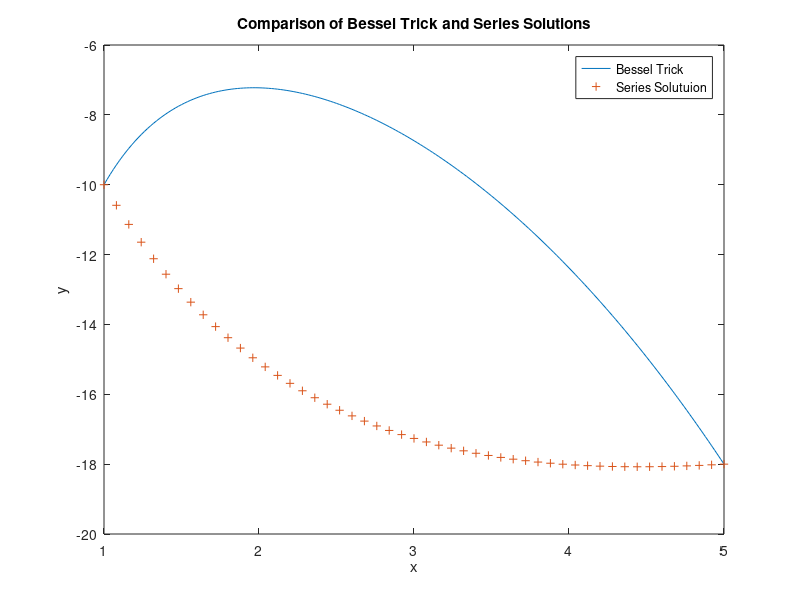

Write the MATLAB code that produced this figure.
function y=f_ex1_check()
% ======= bessel trick solution ============
xx = linspace(1,5,201);
u1 = @(x) besseli(0,2*sqrt(x)); % potential error
u2 = @(x) besselk(0,2*sqrt(x)); % potential error
CC = [u1(1) u2(1); u1(5) u2(5)]\[-10;-18];
besseltrick=@(x) CC(1)*u1(x) + CC(2)*u2(x);

plot(xx, besseltrick(xx), 'DisplayName', 'Bessel Trick'); hold on
% ======= series solution ============
xx = linspace(1,5,51);
u1 = @(x) f_ex1(x,1);
u2 = @(x) f_ex1(x,2);
CC = [u1(1) u2(1); u1(5) u2(5)]\[-10;-18];
seriessol=@(x) CC(1)*u1(x) + CC(2)*u2(x);
plot(xx, seriessol(xx), '+', 'DisplayName', 'Series Solutuion'); hold off
%--------------------------------------------------------------------------

function y=f_ex1(x,which)
% ======= (1) ==================
%ff =@(k) -1/((k-2)*(k-1)+(2*(k-1))); % most likely potential error
ff =@(k) -1/(k*(k+1))
xmax = max(abs(x));
NN=2;
while abs(xmax*ff(NN))>1e-3, NN=NN+1; end
y1 = ones(size(x));
for kk=NN:-1:1
    y1 = 1 + ff(kk)*x.*y1;
end
if which==1, y=y1; return; end
% === second solution ==========
c0 = 1; cc=zeros(1,NN); cc(1) = ff(1)*c0';
d0 = 1; dd=zeros(1,NN); dd(1) = (d0 - 2*cc(1)*1)/(1)^2; % potential error
for kk=2:NN
    cc(kk) = ff(kk)*cc(kk-1);
    dd(kk) = (-dd(kk-1) - 2*cc(kk)*kk) / (kk^2+kk); % potential error
end
dd = [dd(end:-1:1) d0];
y = log(x).*y1 + polyval(dd,x);

% Add title and axis labels
title('Comparison of Bessel Trick and Series Solutions');
xlabel('x');
ylabel('y');
legend();